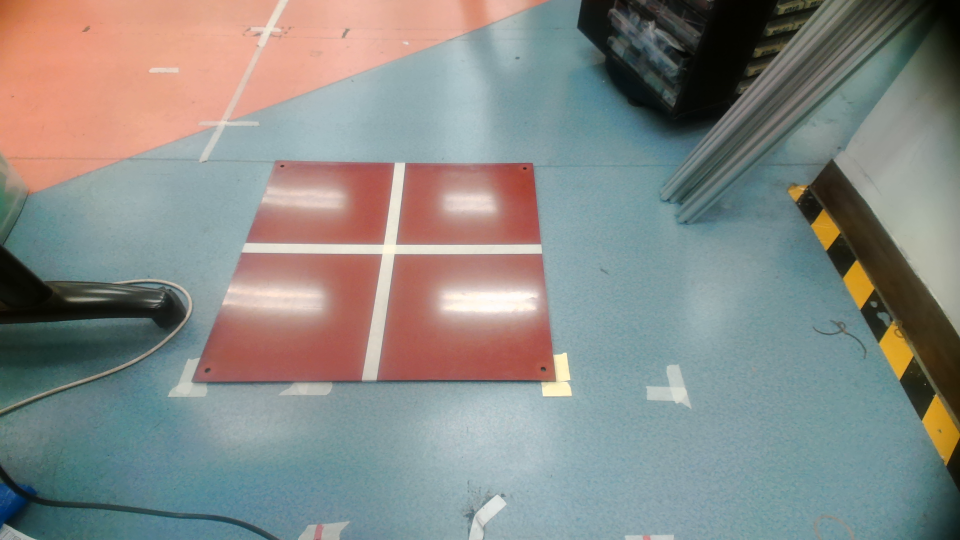
#> input picture vs/py/opencv_frame_0.png, 1920 x 1080 px (shown at 1/2 size)
$ python -i real_time_rgb_v10.py   (imports and definitions only)   (older library calls are emulated)
#> lines starting #> are read from the running program, lines starting #| are printed output that depends on the picture; after the words box and inside, x2 and y2 are one past the last pixel; in counts of white or black regions, pixels touching at a corner belong together
#> further down, picture is the input picture: shape (1080, 1920, 3); mean B, G, R 133.4, 137.2, 135.5
import numpy as np
import cv2
import numpy as np
import cmath
import math

def RA(img):
	kernel = np.ones((5,5), np.uint8)
	dilation = cv2.dilate(img, kernel, iterations = 7)
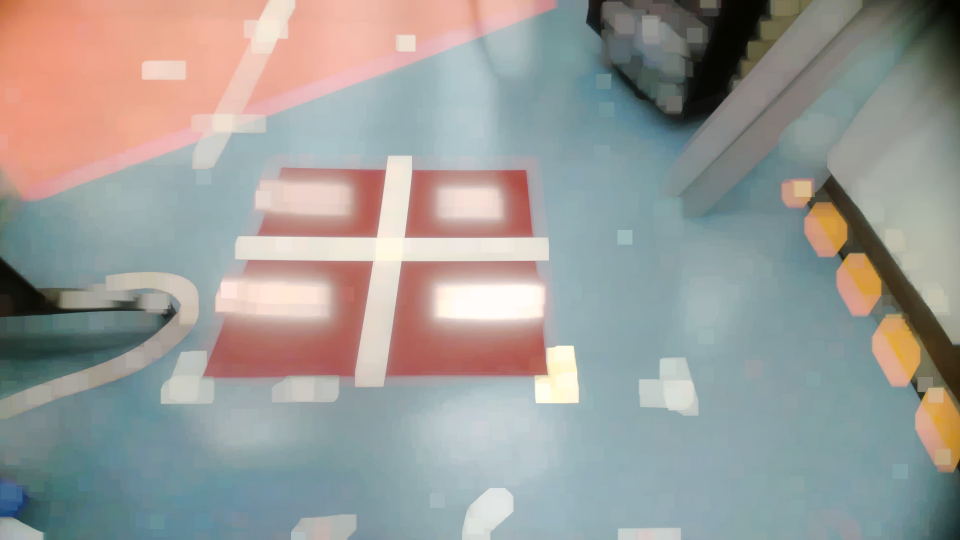
#> dilation: shape (1080, 1920, 3) (shown at 1/2 size); mean B, G, R 151.9, 155.4, 155.3
	kernel = np.ones((5,5), np.uint8)
	erosion = cv2.erode(dilation, kernel, iterations = 15)
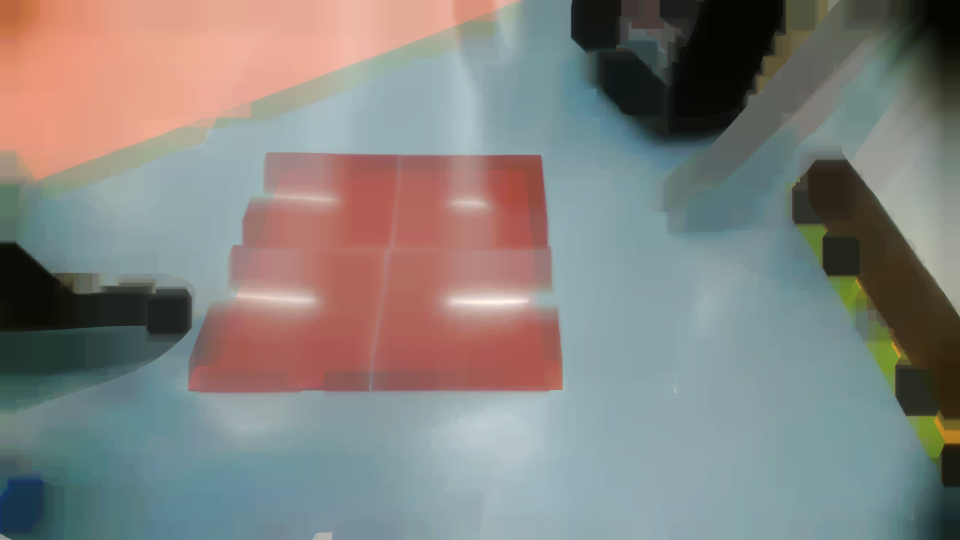
#> erosion: shape (1080, 1920, 3) (shown at 1/2 size); mean B, G, R 127.1, 130.9, 131.8

	r1 = erosion[:,:,2].astype(np.float32) - erosion[:,:,0].astype(np.float32)
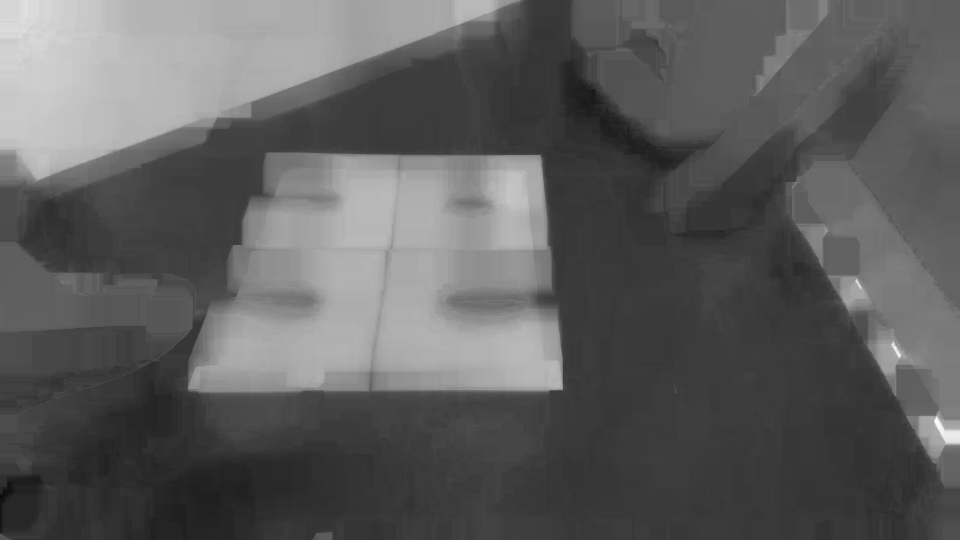
#> r1: shape (1080, 1920) float32 (shown at 1/2 size); min -88, max 163, mean 4.7; drawn with min black and max white
	r2 = erosion[:,:,2].astype(np.float32) - erosion[:,:,1].astype(np.float32)
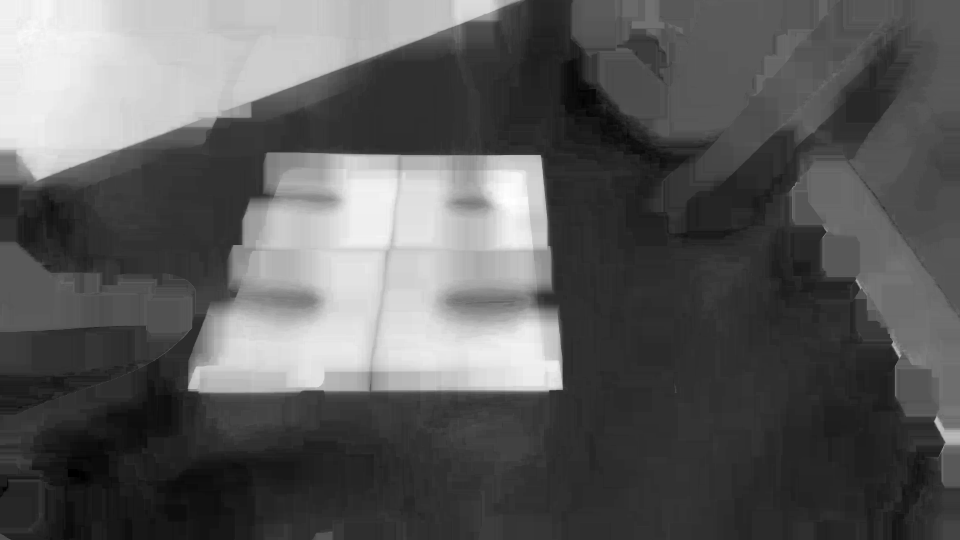
#> r2: shape (1080, 1920) float32 (shown at 1/2 size); min -51, max 93, mean 0.9; drawn with min black and max white
	img1 = cv2.normalize(r1, None, 0, 1, cv2.NORM_MINMAX, cv2.CV_8U)
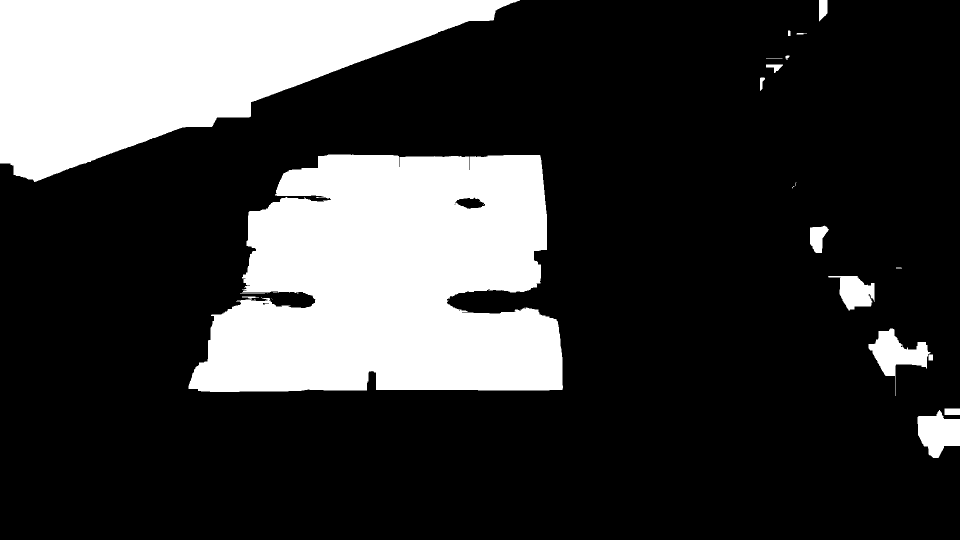
#> img1: shape (1080, 1920) (shown at 1/2 size); values 0 (black) and 1 (white), 24.1% white; 30 white regions (12 under 20 px), largest, box (x1, y1, x2, y2) and area: (377, 309, 1126, 784) 275753, (0, 0, 1040, 364) 205378, (1737, 657, 1862, 792) 6032
	img2 = cv2.normalize(r2, None, 0, 1, cv2.NORM_MINMAX, cv2.CV_8U)
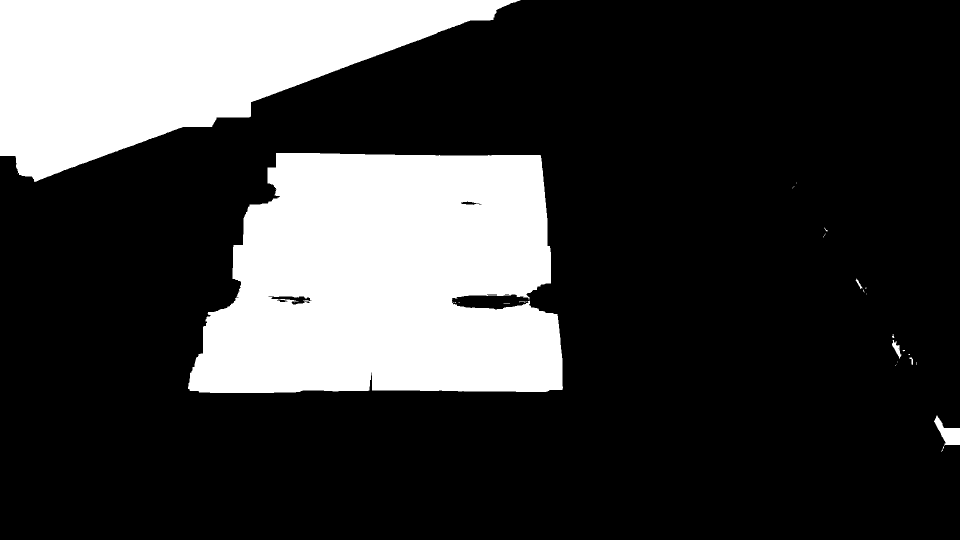
#> img2: shape (1080, 1920) (shown at 1/2 size); values 0 (black) and 1 (white), 24.3% white; 29 white regions (22 under 20 px), largest, box (x1, y1, x2, y2) and area: (376, 306, 1126, 786) 297226, (0, 0, 1041, 364) 204312, (1868, 831, 1920, 904) 1509

	bitwiseAnd = cv2.bitwise_and(img1, img2)
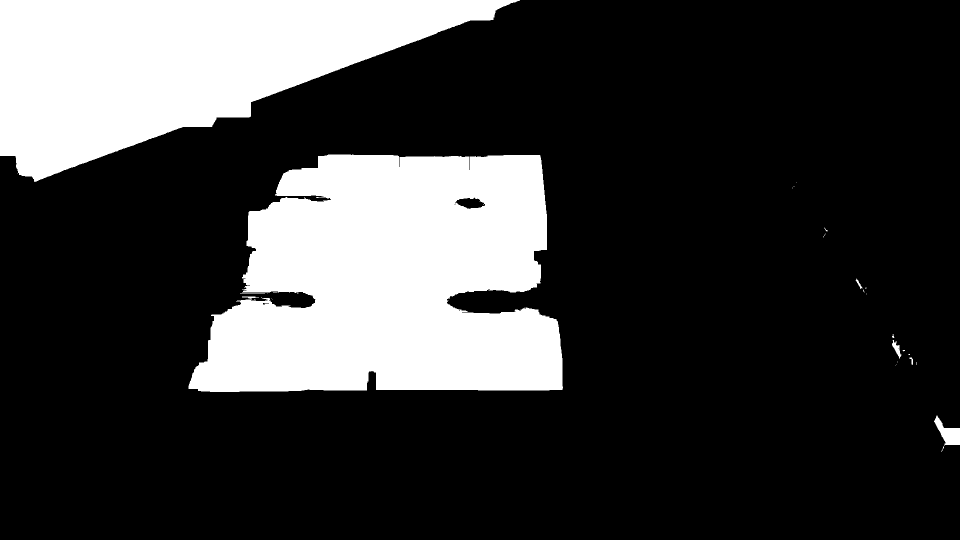
#> bitwiseAnd: shape (1080, 1920) (shown at 1/2 size); values 0 (black) and 1 (white), 23.3% white; 33 white regions (24 under 20 px), largest, box (x1, y1, x2, y2) and area: (377, 309, 1126, 784) 275745, (0, 0, 1040, 364) 204294, (1868, 831, 1920, 904) 1508

	ret, thresh1 = cv2.threshold(bitwiseAnd, 0, 255, cv2.THRESH_BINARY)
	#plt.imshow(cv2.cvtColor(thresh1, cv2.COLOR_BGR2RGB))

	return thresh1

# [159 lines left out: functions RC, Merge_Thinning_Edges, HoughLinesP, Intersection, not called in this run]

# [3 lines not run here, left out]
# [1 line that did not run here, left out]

# [58 lines not run here, left out]

>>> import cv2
>>> picture = cv2.imread('opencv_frame_0.png')
>>> result = RA(picture)
